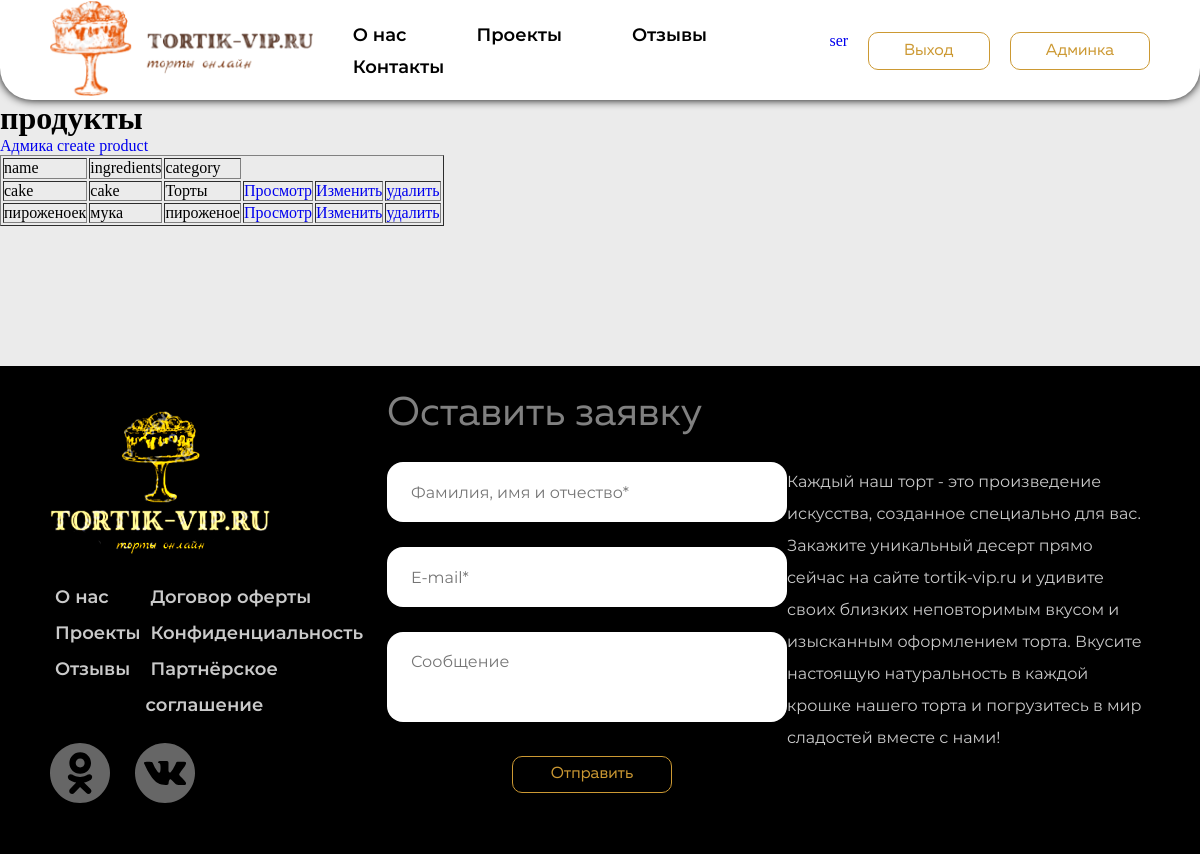
The app's page /site-admin/products/ (signed in), older data.
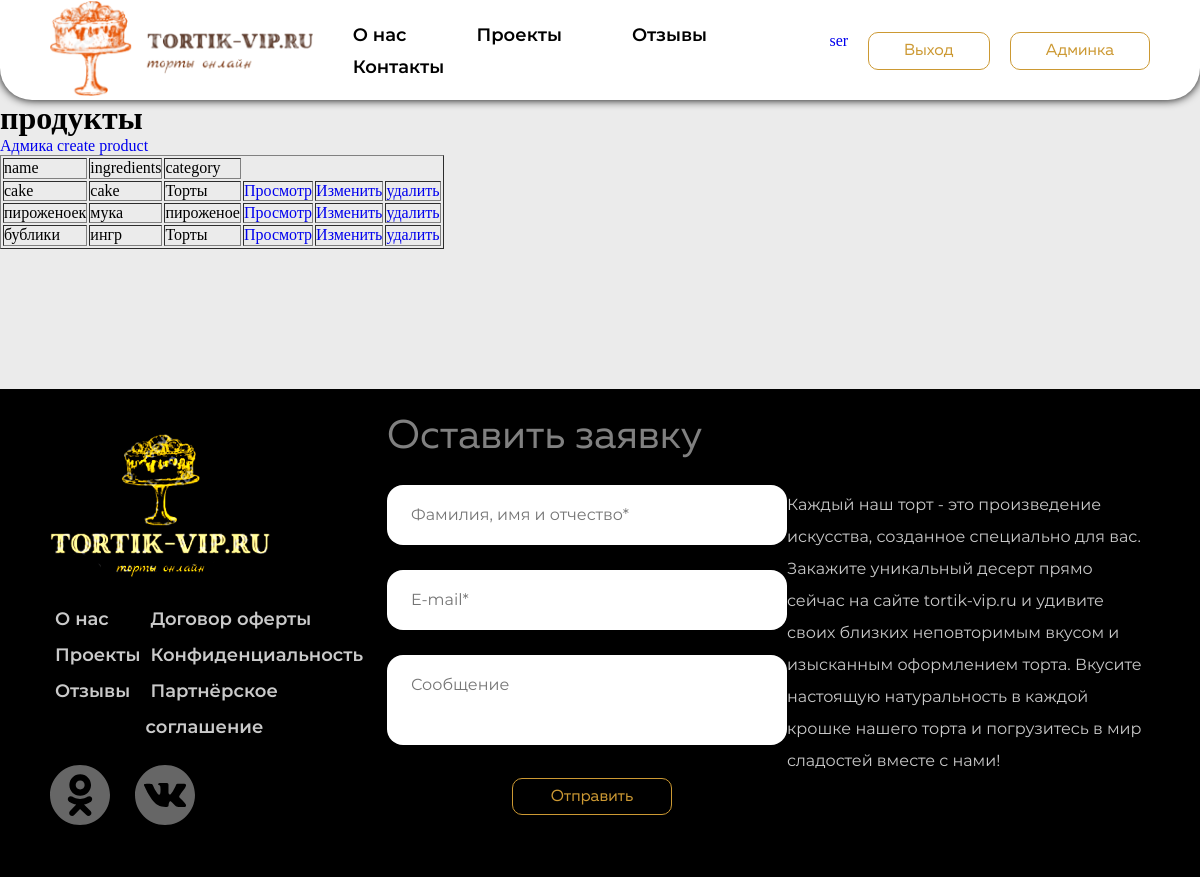
The same page, newer data.
### authapp/models.py (models this page shows)
class User(AbstractUser):
    MALE = 'M'
    FEMALE = 'W'
    GENDER_CHOICES = (
        (MALE,'М'),
        (FEMALE,'Ж'),
    )
    phone = PhoneNumberField(unique=True, blank=True, verbose_name="Номер телефона")
    email = models.EmailField(unique=True, blank=True, verbose_name="Электроная почта")
    gender = models.CharField(verbose_name='пол',choices=GENDER_CHOICES,blank=True,max_length=2)
    date_of_birth = models.DateField(blank=True, null=True, verbose_name="Дата рождение")

### mainapp/models.py (models this page shows, shortened)
class Products(models.Model):
    name = models.TextField(verbose_name="Название")
    ingredients = models.CharField(verbose_name="Ингредиенты", max_length=128)
    category = models.ForeignKey(ProductCategories, on_delete=models.CASCADE, verbose_name="Категория")
    description = models.TextField(verbose_name="Описание", blank=True)
    article_four_hundred = models.PositiveIntegerField(verbose_name="Артиул 400г", unique=True)
    price_four_hundred = models.DecimalField(verbose_name="Цена 400г", max_digits=10, decimal_places=2)
    article_six_hundred = models.PositiveIntegerField(verbose_name="Артиул 600г", unique=True)
    price_six_hundred = models.DecimalField(verbose_name="Цена 600г", max_digits=10, decimal_places=2)
    article_eight_hundred = models.PositiveIntegerField(verbose_name="Артиул 800г", unique=True)
    price_eight_hundred = models.DecimalField(verbose_name="Цена 800г", max_digits=10, decimal_places=2)
    article_one_thousand = models.PositiveIntegerField(verbose_name="Артиул 1000г", unique=True)
    price_one_thousand = models.DecimalField(verbose_name="Цена 1000г", max_digits=10, decimal_places=2)
    article_two_thousand = models.PositiveIntegerField(verbose_name="Артиул 2000г", unique=True)
    price_two_thousand = models.DecimalField(verbose_name="Цена 2000г", max_digits=10, decimal_places=2)
    class Meta:
        verbose_name_plural = "Продукты"

class ProductCategories(models.Model):
    name = models.CharField(max_length=64)
    def __str__(self):
        return self.name
    class Meta:
        verbose_name_plural = "Категории"

### adminapp/views.py (the view)
# urls.py: path("products/", ProductsListView.as_view(), name="products"),
class ProductsListView(ListView, CustomDispatchMixin):
    model = Products
    template_name = "adminapp/products_admin.html"
    context_object_name = "products"
    def get_context_data(self, **kwargs):
        context = super().get_context_data(**kwargs)
        context["title"] = "Админка | Товары"
        return context

### mainapp/mixin.py (called while the page is built)
    @method_decorator(user_passes_test(lambda u: u.is_superuser))
    def dispatch(self, request, *args, **kwargs):
        return super(CustomDispatchMixin,self).dispatch(request, *args, **kwargs)

### adminapp/templates/adminapp/products_admin.html
{% extends 'mainapp/base.html' %}
{% load static %}
{% block content %}
    <h1>продукты</h1>
    <a href="{% url 'adminapp:index' %}">Адмика</a>
    <a href="{% url 'adminapp:product_create' %}">create product</a>
    <table border=1>
        <thead>
          <tr>
            <td>name</td>
            <td>ingredients</td>
            <td>category</td>
          </tr>
        </thead>
        <tbody>
            {% for product in products %}
            <tr>
                <td>{{ product.name }}</td>
                <td>{{ product.ingredients }}</td>
                <td>{{ product.category }}</td>
                <td><a href="{% url 'mainapp:detail' product.id %}">Просмотр</a></td>
                <td><a href="{% url 'adminapp:product_update' product.id %}">Изменить</a></td>
                <td><a href="{% url 'adminapp:product_remove' product.id %}">удалить</a></td>
            </tr>
            {% endfor %}
        </tbody>
      </table>
{% endblock %}

### mainapp/templates/mainapp/base.html (shortened to what this page needs)
{% load static %}
<!DOCTYPE html>
<html lang="ru">
<head>
  <link rel="stylesheet" href="{% static 'style/style.css' %}">
</head>
<body>
    <header class="header">
        <div class="container">
          <div class="header__container">
            <a href="{% url "mainapp:index" %}">
              <picture class="header__logo">
                <source srcset="amg/Logo320.svg" media="(max-width: 320px)">
                <source srcset="amg/Logo1024.svg" media="(max-width: 1024px)">
                <img class="header__logo__img" src="{% static 'img/header-logonew.png' %}" alt="#">
              </picture>
            </a>
            <nav class="header__menu">
              <ul class="header__menu__list">
                <li class="header__item">
                  <a href="#" class="header__item__link">О нас
                  </a>
                </li>
                <li class="header__item"><a href="#" class="header__item__link">
                    Проекты
                  </a></li>
                <li class="header__item"><a href="#" class="header__item__link">
                    Отзывы
                  </a></li>
                <li class="header__item"><a href="#" class="header__item__link">
                    Контакты
                  </a></li>
              </ul>
            </nav>
            <div class="contact__one">
              <div class="header__bottoms">
                {% if not user.is_authenticated %}
                    <a class="button__indent__a button button__indent" id="open__search__form" href="{% url 'authapp:login' %}">Вход</a>
                    <a class="button__indent__a button button__indent" id="open__search__formtwo" href="{% url 'authapp:register' %}">Регистрация</a>
                {% else %}
                  <a href="{% url "profileapp:profile_list" %}">{{ user.username }}</p>
                  <a class="button__indent__a button button__indent" id="" href="{% url 'authapp:logout' %}">Выход</a>
                {% endif %}
                {% if user.is_staff or user.is_superuser %}
                  <a class="button__indent__a button button__indent" href="{% url 'adminapp:index' %}">Админка</a>
                {% endif %}
              </div>
            </div>
          </div>
        </div>
      </header>
  {% block content %}
  {% endblock %}
  <footer>
    <div class="container footer">
      <div class="footer__menu">
        <img class="footer__logo" src="/img/footer-logonew.svg" alt="">
        <div class="footer__indent">
          <nav class="footer__list">
            <ul class="footer__info">
              <li class="footer__item"><a href="#" class="footer__link">О нас</a></li>
              <li class="footer__item"><a href="#" class="footer__link">Проекты</a></li>
              <li class="footer__item"><a href="#" class="footer__link">Отзывы</a></li>
            </ul>
            <ul>
              <li class="footer__item"><a href="#" class="footer__link">Договор оферты</a></li>
              <li class="footer__item"><a href="#" class="footer__link">Конфиденциальность</a></li>
              <li class="footer__item"><a href="#" class="footer__link">Партнёрское соглашение</a></li>
            </ul>
          </nav>
          <ul class="footer__smail">
            <li><a href="#" class="ok smail"></a>
            </li>
            <li><a href="#" class="vk smail"></a>
            </li>
          </ul>
        </div>
      </div>
      <div class="footer__form">
        <h2 class="footer__title title">Оставить заявку</h2>
        <form action="https://jsonplaceholder.typicode.com/posts">
          <input type="text" placeholder="Фамилия, имя и отчество*">
          <input type="text" placeholder="E-mail*">
          <textarea placeholder="Сообщение"></textarea>
          <button class="footer-button button">Отправить</button>
        </form>
      </div>
      <p class="footer__text">Каждый наш торт - это произведение искусства, созданное специально для вас. Закажите
        уникальный десерт прямо сейчас на сайте tortik-vip.ru и удивите своих близких неповторимым вкусом и изысканным
        оформлением торта. Вкусите настоящую натуральность в каждой крошке нашего торта и погрузитесь в мир сладостей
        вместе с нами!</p>
    </div>
  </footer>
</body>
</html>

### static/style/style.css (style rules this page uses)
a { text-decoration: none; }
body { background-color: #ebebeb; }

### static/style/main.css (style rules this page uses)
* { margin: 0; padding: 0; box-sizing: border-box; }
body { min-width: 320px; }
header { height: 100px; }
.container { margin: auto; padding: 0 50px; max-width: 1870px; width: 100%; }
.button { outline: none; border: 1px; border-color: var(--gold-color); border-style: solid; text-align: center; line-height: 1; border-radius: 10px; font-family: 'MullerRegular'; cursor: pointer; color: var(--gold-color); font-weight: 400; font-size: 16px; font-style: normal; font-weight: normal; transition-property: color, background-color; transition-duration: 0.2s, 0.3s; }
h2 { font-family: 'MullerRegular'; font-weight: 400; font-size: 40px; font-style: normal; font-weight: normal; }
p { font-family: 'MullerMedium'; font-weight: 400; font-size: 16px; font-style: normal; font-weight: normal; }

### static/style/varialdes.css (style rules this page uses)
:root { --section-gap: 140px; --white: #FFFFFF; --blue: #00aaff; --black: #000000; --dark: #414141; --dark-light: #666666; --dark-opacity: rgba(0, 0, 0, 0.5); --gray: #CACACA; --orange: #FF9900; --orenge-hover: #FFB84D; --orange-active: #E1670E; --green: #028e15; --white-green:#47bd51; --gold-x: #f7f5f0; --gold-color: #CC9933; --light-gold: #F0BF5F; --brown-cold: #A47312; --dark-brown:#7f590e; --light-brown: #FFCC66; --white-white: #dfdbdb; --white-gray: #666; --gray-gray: #919191; --grey-color: #999; --light-black: #333; }

### static/style/componets/header.css (style rules this page uses)
.header { padding: 1px 0; background-color: var(--white); border-radius: 0px 0px 32px 32px; box-shadow: 0 0 10px var(--black); }
.header__container { display: flex; justify-content: space-between; align-items: center; height: 100px; }
.header__menu { display: flex; }
.header__logo { display: block; margin-right: 40px; }
.header__logo__img { height: 95px; }
.header__menu__list { display: flex; margin-right: 70px; margin-top: 0px; flex-wrap: wrap; gap: 10px 70px; }
.header__item__link { color: var(--black); font-family: 'Montserrat'; font-size: 18px; font-weight: 600; line-height: 22px; text-decoration: none; }
.header__bottoms { display: flex; gap: 20px; }
.button__indent { display: flex; height: auto; width: auto; }
.button__indent__a { padding: 10px 35px; }
.contact__one { display: flex; flex-direction: column; }

### static/style/componets/questions.css (style rules this page uses)
:root { --width-plus: calc(60% + 1px); }

### static/style/componets/footer.css (style rules this page uses)
footer { width: 100%; background: black; color: gray; padding: 25px 0 ; margin-top: var(--section-gap); }
.footer__list { display: flex; justify-content: space-between; }
.footer__info { margin: 0; padding: 0; margin-bottom: 20px; }
footer .container { display: flex; justify-content: space-between; align-items: flex-start; }
.footer__text { max-width: 363px; padding: 75px 0; }
.footer__form { max-width: 400px; }
.footer__form input { font-family: 'Montserrat'; font-size: 16px; font-weight: 400; line-height: 32px; height: 60px; width: 570px; }
.footer__form textarea { font-family: 'Montserrat'; font-size: 16px; font-weight: 400; line-height: 32px; height: 90px; }
.footer__form input, .footer__form textarea { outline: 0; border: none; background: #fff; color: #c5cfca; border-radius: 16px; padding: 14px 24px; }
.footer__form form, .footer__form input, .footer__form textarea { width: 100%; box-sizing: border-box; }
.footer__title, .footer__form input { margin-bottom: 25px; }
.footer__form textarea { margin-bottom: 29px; resize: none; }
.footer__link { color: var(--gray); font-family: 'Montserrat'; font-size: 18px; font-weight: 600; line-height: 36px; text-decoration: none; margin-top: 50px; padding: 2px 5px; }
.footer__text { color: var(--gray); font-family: 'Montserrat'; font-size: 16px; font-weight: 400; line-height: 32px; text-decoration: none; }
.footer__smail { display: flex; margin-top: 20px; }
.ok { cursor: pointer; }
.vk { cursor: pointer; margin-left: 25px; }
.footer-button { width: 160px; margin-left: 125px; padding: 0.6em 1.2em; }
.footer__indent { margin-top: 20px; }
.footer__logo { margin-top: 20px; }

Row changes from the older to the newer data that the page shows:
added Products: name "бублики", ingredients "ингр", category "Торты"
